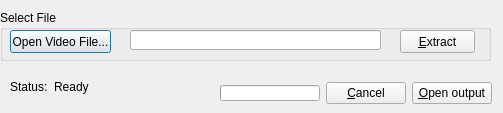
<?xml version="1.0" encoding="UTF-8"?>
<ui version="4.0">
 <class>audioextDialog</class>
 <widget class="QDialog" name="audioextDialog">
  <property name="geometry">
   <rect>
    <x>0</x>
    <y>0</y>
    <width>503</width>
    <height>113</height>
   </rect>
  </property>
  <property name="minimumSize">
   <size>
    <width>503</width>
    <height>113</height>
   </size>
  </property>
  <property name="maximumSize">
   <size>
    <width>503</width>
    <height>113</height>
   </size>
  </property>
  <property name="focusPolicy">
   <enum>Qt::StrongFocus</enum>
  </property>
  <property name="acceptDrops">
   <bool>true</bool>
  </property>
  <property name="windowTitle">
   <string>Audio Extractor</string>
  </property>
  <widget class="QGroupBox" name="groupBox">
   <property name="geometry">
    <rect>
     <x>0</x>
     <y>10</y>
     <width>491</width>
     <height>51</height>
    </rect>
   </property>
   <property name="title">
    <string>Select File</string>
   </property>
   <widget class="QLineEdit" name="lineEdit">
    <property name="geometry">
     <rect>
      <x>130</x>
      <y>20</y>
      <width>251</width>
      <height>20</height>
     </rect>
    </property>
    <property name="readOnly">
     <bool>true</bool>
    </property>
   </widget>
   <widget class="QPushButton" name="pushButton">
    <property name="geometry">
     <rect>
      <x>10</x>
      <y>20</y>
      <width>101</width>
      <height>23</height>
     </rect>
    </property>
    <property name="text">
     <string>Open Video File...</string>
    </property>
   </widget>
   <widget class="QPushButton" name="pex">
    <property name="geometry">
     <rect>
      <x>400</x>
      <y>20</y>
      <width>75</width>
      <height>23</height>
     </rect>
    </property>
    <property name="text">
     <string>&amp;Extract</string>
    </property>
   </widget>
  </widget>
  <widget class="QWidget" name="layoutWidget">
   <property name="geometry">
    <rect>
     <x>10</x>
     <y>80</y>
     <width>151</width>
     <height>16</height>
    </rect>
   </property>
   <layout class="QFormLayout" name="formLayout">
    <property name="fieldGrowthPolicy">
     <enum>QFormLayout::AllNonFixedFieldsGrow</enum>
    </property>
    <item row="0" column="0">
     <widget class="QLabel" name="label_3">
      <property name="text">
       <string>Status:</string>
      </property>
     </widget>
    </item>
    <item row="0" column="1">
     <widget class="QLabel" name="labelst">
      <property name="text">
       <string>Ready</string>
      </property>
     </widget>
    </item>
   </layout>
  </widget>
  <widget class="QWidget" name="layoutWidget_2">
   <property name="geometry">
    <rect>
     <x>220</x>
     <y>80</y>
     <width>272</width>
     <height>26</height>
    </rect>
   </property>
   <layout class="QGridLayout" name="gridLayout">
    <item row="0" column="0">
     <widget class="QProgressBar" name="progressBar">
      <property name="minimumSize">
       <size>
        <width>0</width>
        <height>16</height>
       </size>
      </property>
      <property name="maximumSize">
       <size>
        <width>16777215</width>
        <height>16</height>
       </size>
      </property>
      <property name="value">
       <number>0</number>
      </property>
      <property name="textVisible">
       <bool>false</bool>
      </property>
     </widget>
    </item>
    <item row="0" column="1">
     <widget class="QPushButton" name="pushButton_2">
      <property name="text">
       <string>&amp;Cancel</string>
      </property>
      <property name="icon">
       <iconset resource="ExMplayer.qrc">
        <normaloff>:/images/cancel.png</normaloff>:/images/cancel.png</iconset>
      </property>
     </widget>
    </item>
    <item row="0" column="2">
     <widget class="QPushButton" name="pushButtonof">
      <property name="text">
       <string>&amp;Open output</string>
      </property>
      <property name="icon">
       <iconset resource="ExMplayer.qrc">
        <normaloff>:/images/fileopen.png</normaloff>:/images/fileopen.png</iconset>
      </property>
     </widget>
    </item>
   </layout>
  </widget>
 </widget>
 <resources>
  <include location="ExMplayer.qrc"/>
 </resources>
 <connections/>
</ui>
